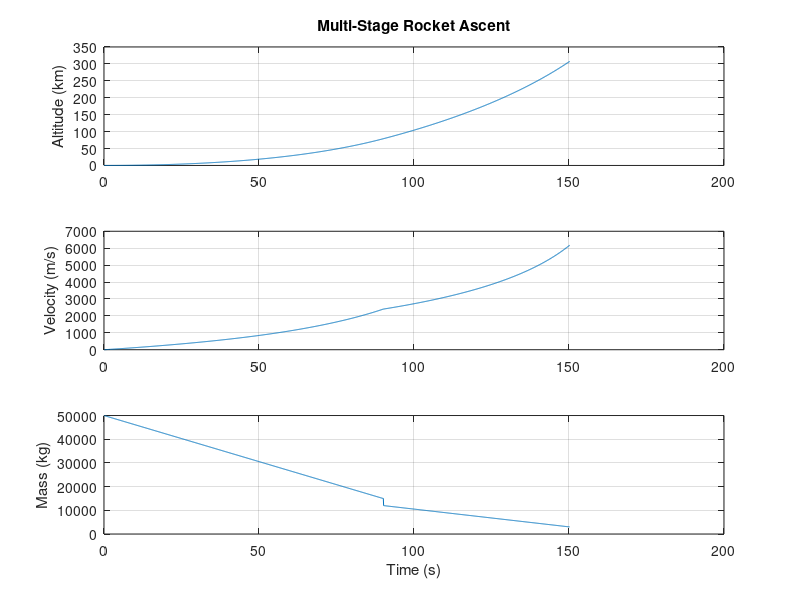

Write MATLAB code to recreate this figure.
%% Multi-Stage Rocket Ascent Simulation
% 1D vertical ascent with variable mass (Tsiolkovsky-based thrust)

clear; clc; close all;

g0 = 9.81;

% Stage data: [m0 mf Isp burnTime]  (kg, kg, s, s)
stages = [
    50000 15000 280 90;   % Stage 1
    12000  3000 320 60;   % Stage 2
];

dt = 0.1;
t = 0; v = 0; h = 0; m = stages(1,1);
T_hist = []; H_hist = []; V_hist = []; M_hist = [];

for i = 1:size(stages,1)
    m0 = stages(i,1); mf = stages(i,2); Isp = stages(i,3); tb = stages(i,4);
    mdot = (m0 - mf) / tb;
    F = mdot * Isp * g0; % thrust (N)

    for tt = 0:dt:tb
        rho = 1.225*exp(-h/8500);
        drag = 0.5*rho*v^2*0.3*1.2*sign(v)*-1; % simplistic drag opposing motion
        a = (F + drag)/m - g0;
        v = v + a*dt;
        h = h + v*dt;
        m = max(m - mdot*dt, mf);
        t = t + dt;

        T_hist(end+1) = t; H_hist(end+1) = h; %#ok<*SAGROW>
        V_hist(end+1) = v; M_hist(end+1) = m;
    end
    if i < size(stages,1)
        m = stages(i+1,1); % staging: new stage starts at its own m0
    end
end

figure;
subplot(3,1,1); plot(T_hist, H_hist/1000); ylabel('Altitude (km)'); grid on;
title('Multi-Stage Rocket Ascent');
subplot(3,1,2); plot(T_hist, V_hist); ylabel('Velocity (m/s)'); grid on;
subplot(3,1,3); plot(T_hist, M_hist); ylabel('Mass (kg)'); xlabel('Time (s)'); grid on;

fprintf('Final altitude: %.1f km, Final velocity: %.1f m/s\n', H_hist(end)/1000, V_hist(end));
